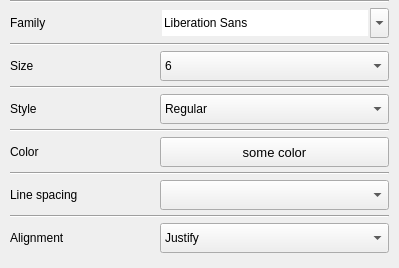
        <widget class="QWidget" name="_SubtitleSettingsWidget" native="true">
         <property name="minimumSize">
          <size>
           <width>0</width>
           <height>50</height>
          </size>
         </property>
         <property name="styleSheet">
          <string notr="true"/>
         </property>
         <layout class="QFormLayout" name="formLayout_5">
          <property name="sizeConstraint">
           <enum>QLayout::SetDefaultConstraint</enum>
          </property>
          <property name="fieldGrowthPolicy">
           <enum>QFormLayout::AllNonFixedFieldsGrow</enum>
          </property>
          <property name="rowWrapPolicy">
           <enum>QFormLayout::WrapLongRows</enum>
          </property>
          <property name="labelAlignment">
           <set>Qt::AlignCenter</set>
          </property>
          <property name="formAlignment">
           <set>Qt::AlignHCenter|Qt::AlignTop</set>
          </property>
          <property name="horizontalSpacing">
           <number>0</number>
          </property>
          <property name="verticalSpacing">
           <number>5</number>
          </property>
          <property name="leftMargin">
           <number>10</number>
          </property>
          <property name="topMargin">
           <number>0</number>
          </property>
          <property name="rightMargin">
           <number>10</number>
          </property>
          <property name="bottomMargin">
           <number>15</number>
          </property>
          <item row="1" column="0" colspan="2">
           <widget class="Line" name="line_29">
            <property name="maximumSize">
             <size>
              <width>460</width>
              <height>10</height>
             </size>
            </property>
            <property name="orientation">
             <enum>Qt::Horizontal</enum>
            </property>
           </widget>
          </item>
          <item row="4" column="0">
           <widget class="QLabel" name="SubtitleSize">
            <property name="minimumSize">
             <size>
              <width>150</width>
              <height>30</height>
             </size>
            </property>
            <property name="maximumSize">
             <size>
              <width>150</width>
              <height>30</height>
             </size>
            </property>
            <property name="text">
             <string>Size</string>
            </property>
           </widget>
          </item>
          <item row="4" column="1">
           <widget class="QComboBox" name="SubtitleSizeBox">
            <property name="minimumSize">
             <size>
              <width>200</width>
              <height>30</height>
             </size>
            </property>
            <property name="maximumSize">
             <size>
              <width>300</width>
              <height>30</height>
             </size>
            </property>
            <item>
             <property name="text">
              <string>6</string>
             </property>
            </item>
            <item>
             <property name="text">
              <string>7</string>
             </property>
            </item>
            <item>
             <property name="text">
              <string>8</string>
             </property>
            </item>
            <item>
             <property name="text">
              <string>9</string>
             </property>
            </item>
            <item>
             <property name="text">
              <string>10</string>
             </property>
            </item>
            <item>
             <property name="text">
              <string>11</string>
             </property>
            </item>
            <item>
             <property name="text">
              <string>12</string>
             </property>
            </item>
            <item>
             <property name="text">
              <string>13</string>
             </property>
            </item>
            <item>
             <property name="text">
              <string>14</string>
             </property>
            </item>
            <item>
             <property name="text">
              <string>15</string>
             </property>
            </item>
            <item>
             <property name="text">
              <string>16</string>
             </property>
            </item>
            <item>
             <property name="text">
              <string>17</string>
             </property>
            </item>
            <item>
             <property name="text">
              <string>18</string>
             </property>
            </item>
            <item>
             <property name="text">
              <string>19</string>
             </property>
            </item>
            <item>
             <property name="text">
              <string>20</string>
             </property>
            </item>
            <item>
             <property name="text">
              <string>21</string>
             </property>
            </item>
            <item>
             <property name="text">
              <string>22</string>
             </property>
            </item>
            <item>
             <property name="text">
              <string>24</string>
             </property>
            </item>
            <item>
             <property name="text">
              <string>26</string>
             </property>
            </item>
            <item>
             <property name="text">
              <string>27</string>
             </property>
            </item>
            <item>
             <property name="text">
              <string>28</string>
             </property>
            </item>
            <item>
             <property name="text">
              <string>29</string>
             </property>
            </item>
            <item>
             <property name="text">
              <string>30</string>
             </property>
            </item>
            <item>
             <property name="text">
              <string>31</string>
             </property>
            </item>
            <item>
             <property name="text">
              <string>32</string>
             </property>
            </item>
            <item>
             <property name="text">
              <string>33</string>
             </property>
            </item>
            <item>
             <property name="text">
              <string>34</string>
             </property>
            </item>
            <item>
             <property name="text">
              <string>35</string>
             </property>
            </item>
            <item>
             <property name="text">
              <string>36</string>
             </property>
            </item>
            <item>
             <property name="text">
              <string>37</string>
             </property>
            </item>
            <item>
             <property name="text">
              <string>38</string>
             </property>
            </item>
            <item>
             <property name="text">
              <string>39</string>
             </property>
            </item>
            <item>
             <property name="text">
              <string>40</string>
             </property>
            </item>
            <item>
             <property name="text">
              <string>41</string>
             </property>
            </item>
            <item>
             <property name="text">
              <string>42</string>
             </property>
            </item>
            <item>
             <property name="text">
              <string>43</string>
             </property>
            </item>
            <item>
             <property name="text">
              <string>44</string>
             </property>
            </item>
            <item>
             <property name="text">
              <string>45</string>
             </property>
            </item>
            <item>
             <property name="text">
              <string>46</string>
             </property>
            </item>
            <item>
             <property name="text">
              <string>47</string>
             </property>
            </item>
            <item>
             <property name="text">
              <string>48</string>
             </property>
            </item>
            <item>
             <property name="text">
              <string>49</string>
             </property>
            </item>
            <item>
             <property name="text">
              <string>50</string>
             </property>
            </item>
            <item>
             <property name="text">
              <string>51</string>
             </property>
            </item>
            <item>
             <property name="text">
              <string>52</string>
             </property>
            </item>
            <item>
             <property name="text">
              <string>53</string>
             </property>
            </item>
            <item>
             <property name="text">
              <string>54</string>
             </property>
            </item>
            <item>
             <property name="text">
              <string>55</string>
             </property>
            </item>
            <item>
             <property name="text">
              <string>56</string>
             </property>
            </item>
            <item>
             <property name="text">
              <string>57</string>
             </property>
            </item>
            <item>
             <property name="text">
              <string>58</string>
             </property>
            </item>
            <item>
             <property name="text">
              <string>59</string>
             </property>
            </item>
            <item>
             <property name="text">
              <string>60</string>
             </property>
            </item>
            <item>
             <property name="text">
              <string>61</string>
             </property>
            </item>
            <item>
             <property name="text">
              <string>62</string>
             </property>
            </item>
            <item>
             <property name="text">
              <string>63</string>
             </property>
            </item>
            <item>
             <property name="text">
              <string>64</string>
             </property>
            </item>
            <item>
             <property name="text">
              <string>65</string>
             </property>
            </item>
            <item>
             <property name="text">
              <string>66</string>
             </property>
            </item>
            <item>
             <property name="text">
              <string>67</string>
             </property>
            </item>
            <item>
             <property name="text">
              <string>68</string>
             </property>
            </item>
            <item>
             <property name="text">
              <string>69</string>
             </property>
            </item>
            <item>
             <property name="text">
              <string>70</string>
             </property>
            </item>
            <item>
             <property name="text">
              <string>71</string>
             </property>
            </item>
            <item>
             <property name="text">
              <string>72</string>
             </property>
            </item>
            <item>
             <property name="text">
              <string>73</string>
             </property>
            </item>
            <item>
             <property name="text">
              <string>74</string>
             </property>
            </item>
            <item>
             <property name="text">
              <string>75</string>
             </property>
            </item>
            <item>
             <property name="text">
              <string>76</string>
             </property>
            </item>
           </widget>
          </item>
          <item row="5" column="0" colspan="2">
           <widget class="Line" name="line_30">
            <property name="maximumSize">
             <size>
              <width>460</width>
              <height>10</height>
             </size>
            </property>
            <property name="orientation">
             <enum>Qt::Horizontal</enum>
            </property>
           </widget>
          </item>
          <item row="6" column="0">
           <widget class="QLabel" name="SubtitleStyle">
            <property name="minimumSize">
             <size>
              <width>150</width>
              <height>30</height>
             </size>
            </property>
            <property name="maximumSize">
             <size>
              <width>150</width>
              <height>30</height>
             </size>
            </property>
            <property name="text">
             <string>Style</string>
            </property>
           </widget>
          </item>
          <item row="6" column="1">
           <widget class="QComboBox" name="SubtitleStyleBox">
            <property name="minimumSize">
             <size>
              <width>200</width>
              <height>30</height>
             </size>
            </property>
            <property name="maximumSize">
             <size>
              <width>300</width>
              <height>30</height>
             </size>
            </property>
            <item>
             <property name="text">
              <string>Regular</string>
             </property>
            </item>
            <item>
             <property name="text">
              <string>Bold</string>
             </property>
            </item>
            <item>
             <property name="text">
              <string>Italic</string>
             </property>
            </item>
            <item>
             <property name="text">
              <string>Bold &amp; Italic</string>
             </property>
            </item>
           </widget>
          </item>
          <item row="7" column="0" colspan="2">
           <widget class="Line" name="line_31">
            <property name="maximumSize">
             <size>
              <width>460</width>
              <height>10</height>
             </size>
            </property>
            <property name="orientation">
             <enum>Qt::Horizontal</enum>
            </property>
           </widget>
          </item>
          <item row="8" column="0">
           <widget class="QLabel" name="SubtitleColor">
            <property name="minimumSize">
             <size>
              <width>150</width>
              <height>30</height>
             </size>
            </property>
            <property name="maximumSize">
             <size>
              <width>150</width>
              <height>30</height>
             </size>
            </property>
            <property name="text">
             <string>Color</string>
            </property>
           </widget>
          </item>
          <item row="8" column="1">
           <widget class="QPushButton" name="SubtitleColorBox">
            <property name="minimumSize">
             <size>
              <width>200</width>
              <height>30</height>
             </size>
            </property>
            <property name="maximumSize">
             <size>
              <width>300</width>
              <height>30</height>
             </size>
            </property>
            <property name="font">
             <font>
              <pointsize>10</pointsize>
             </font>
            </property>
            <property name="text">
             <string>some color</string>
            </property>
           </widget>
          </item>
          <item row="9" column="0" colspan="2">
           <widget class="Line" name="line_32">
            <property name="maximumSize">
             <size>
              <width>460</width>
              <height>10</height>
             </size>
            </property>
            <property name="orientation">
             <enum>Qt::Horizontal</enum>
            </property>
           </widget>
          </item>
          <item row="10" column="0">
           <widget class="QLabel" name="SubtitleLineSpacing">
            <property name="minimumSize">
             <size>
              <width>150</width>
              <height>30</height>
             </size>
            </property>
            <property name="maximumSize">
             <size>
              <width>150</width>
              <height>30</height>
             </size>
            </property>
            <property name="text">
             <string>Line spacing</string>
            </property>
           </widget>
          </item>
          <item row="10" column="1">
           <widget class="QComboBox" name="SubtitleLineSpacingBox">
            <property name="minimumSize">
             <size>
              <width>200</width>
              <height>30</height>
             </size>
            </property>
            <property name="maximumSize">
             <size>
              <width>300</width>
              <height>30</height>
             </size>
            </property>
           </widget>
          </item>
          <item row="11" column="0" colspan="2">
           <widget class="Line" name="line_33">
            <property name="maximumSize">
             <size>
              <width>460</width>
              <height>10</height>
             </size>
            </property>
            <property name="orientation">
             <enum>Qt::Horizontal</enum>
            </property>
           </widget>
          </item>
          <item row="12" column="0">
           <widget class="QLabel" name="SubtitleAlignment">
            <property name="minimumSize">
             <size>
              <width>150</width>
              <height>30</height>
             </size>
            </property>
            <property name="maximumSize">
             <size>
              <width>150</width>
              <height>30</height>
             </size>
            </property>
            <property name="text">
             <string>Alignment</string>
            </property>
           </widget>
          </item>
          <item row="12" column="1">
           <widget class="QComboBox" name="SubtitleAlignmentBox">
            <property name="minimumSize">
             <size>
              <width>200</width>
              <height>30</height>
             </size>
            </property>
            <property name="maximumSize">
             <size>
              <width>300</width>
              <height>30</height>
             </size>
            </property>
            <item>
             <property name="text">
              <string>Justify</string>
             </property>
            </item>
            <item>
             <property name="text">
              <string>Left</string>
             </property>
            </item>
            <item>
             <property name="text">
              <string>Right</string>
             </property>
            </item>
            <item>
             <property name="text">
              <string>Center</string>
             </property>
            </item>
           </widget>
          </item>
          <item row="2" column="0">
           <widget class="QLabel" name="SubtitleFamily">
            <property name="minimumSize">
             <size>
              <width>150</width>
              <height>30</height>
             </size>
            </property>
            <property name="maximumSize">
             <size>
              <width>150</width>
              <height>30</height>
             </size>
            </property>
            <property name="text">
             <string>Family</string>
            </property>
           </widget>
          </item>
          <item row="2" column="1">
           <widget class="QFontComboBox" name="SubtitleNameBox">
            <property name="minimumSize">
             <size>
              <width>200</width>
              <height>30</height>
             </size>
            </property>
            <property name="maximumSize">
             <size>
              <width>300</width>
              <height>30</height>
             </size>
            </property>
            <property name="frame">
             <bool>false</bool>
            </property>
            <property name="fontFilters">
             <set>QFontComboBox::AllFonts</set>
            </property>
            <property name="currentFont">
             <font>
              <family>MS Shell Dlg 2</family>
              <stylestrategy>PreferAntialias</stylestrategy>
              <kerning>false</kerning>
             </font>
            </property>
           </widget>
          </item>
          <item row="3" column="0" colspan="2">
           <widget class="Line" name="line_34">
            <property name="maximumSize">
             <size>
              <width>460</width>
              <height>10</height>
             </size>
            </property>
            <property name="orientation">
             <enum>Qt::Horizontal</enum>
            </property>
           </widget>
          </item>
         </layout>
        </widget>
